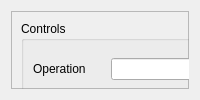
                  <widget class="QWidget" name="tab_dcdc1">
                   <attribute name="title">
                    <string>DCDC 1</string>
                   </attribute>
                   <layout class="QGridLayout" name="gridLayout_11">
                    <item row="0" column="0">
                     <widget class="QFrame" name="frame_9">
                      <property name="frameShape">
                       <enum>QFrame::StyledPanel</enum>
                      </property>
                      <property name="frameShadow">
                       <enum>QFrame::Raised</enum>
                      </property>
                      <widget class="QGroupBox" name="groupBox_warnings_1">
                       <property name="geometry">
                        <rect>
                         <x>260</x>
                         <y>218</y>
                         <width>131</width>
                         <height>93</height>
                        </rect>
                       </property>
                       <property name="title">
                        <string>Warnings</string>
                       </property>
                       <widget class="QTextEdit" name="textEdit_warnings_1">
                        <property name="geometry">
                         <rect>
                          <x>13</x>
                          <y>20</y>
                          <width>111</width>
                          <height>64</height>
                         </rect>
                        </property>
                        <property name="readOnly">
                         <bool>true</bool>
                        </property>
                       </widget>
                      </widget>
                      <widget class="QGroupBox" name="groupBox_measures">
                       <property name="geometry">
                        <rect>
                         <x>397</x>
                         <y>10</y>
                         <width>271</width>
                         <height>301</height>
                        </rect>
                       </property>
                       <property name="title">
                        <string>Measurements</string>
                       </property>
                       <widget class="QTextEdit" name="textEdit_measures_1">
                        <property name="geometry">
                         <rect>
                          <x>10</x>
                          <y>20</y>
                          <width>251</width>
                          <height>271</height>
                         </rect>
                        </property>
                        <property name="font">
                         <font>
                          <pointsize>9</pointsize>
                          <weight>75</weight>
                          <bold>true</bold>
                         </font>
                        </property>
                        <property name="readOnly">
                         <bool>true</bool>
                        </property>
                       </widget>
                      </widget>
                      <widget class="QGroupBox" name="groupBox_errors2">
                       <property name="geometry">
                        <rect>
                         <x>260</x>
                         <y>114</y>
                         <width>131</width>
                         <height>98</height>
                        </rect>
                       </property>
                       <property name="title">
                        <string>Errors 2</string>
                       </property>
                       <widget class="QTextEdit" name="textEdit_errors2_1">
                        <property name="geometry">
                         <rect>
                          <x>13</x>
                          <y>20</y>
                          <width>111</width>
                          <height>64</height>
                         </rect>
                        </property>
                        <property name="readOnly">
                         <bool>true</bool>
                        </property>
                       </widget>
                      </widget>
                      <widget class="QGroupBox" name="groupBox_errors1">
                       <property name="geometry">
                        <rect>
                         <x>260</x>
                         <y>10</y>
                         <width>131</width>
                         <height>98</height>
                        </rect>
                       </property>
                       <property name="title">
                        <string>Errors 1</string>
                       </property>
                       <widget class="QTextEdit" name="textEdit_errors1_1">
                        <property name="geometry">
                         <rect>
                          <x>13</x>
                          <y>20</y>
                          <width>111</width>
                          <height>64</height>
                         </rect>
                        </property>
                        <property name="readOnly">
                         <bool>true</bool>
                        </property>
                       </widget>
                      </widget>
                      <widget class="QGroupBox" name="groupBox_control">
                       <property name="geometry">
                        <rect>
                         <x>10</x>
                         <y>10</y>
                         <width>241</width>
                         <height>301</height>
                        </rect>
                       </property>
                       <property name="title">
                        <string>Controls</string>
                       </property>
                       <layout class="QGridLayout" name="gridLayout_18">
                        <item row="0" column="0">
                         <widget class="QLabel" name="label_op_mode">
                          <property name="text">
                           <string>Operation</string>
                          </property>
                         </widget>
                        </item>
                        <item row="0" column="1">
                         <widget class="QLineEdit" name="lineEdit_op_mode_1">
                          <property name="readOnly">
                           <bool>true</bool>
                          </property>
                         </widget>
                        </item>
                        <item row="1" column="0">
                         <widget class="QLabel" name="label_con_mode">
                          <property name="text">
                           <string>Mode</string>
                          </property>
                         </widget>
                        </item>
                        <item row="1" column="1">
                         <widget class="QLineEdit" name="lineEdit_con_mode_1">
                          <property name="readOnly">
                           <bool>true</bool>
                          </property>
                         </widget>
                        </item>
                        <item row="2" column="0">
                         <widget class="QLabel" name="label_con_type">
                          <property name="text">
                           <string>Type</string>
                          </property>
                         </widget>
                        </item>
                        <item row="2" column="1">
                         <widget class="QLineEdit" name="lineEdit_con_type_1">
                          <property name="readOnly">
                           <bool>true</bool>
                          </property>
                         </widget>
                        </item>
                        <item row="3" column="0">
                         <widget class="QLabel" name="label_setpoint">
                          <property name="text">
                           <string>Set Point</string>
                          </property>
                         </widget>
                        </item>
                        <item row="3" column="1">
                         <widget class="QLineEdit" name="lineEdit_setpoint_1">
                          <property name="readOnly">
                           <bool>true</bool>
                          </property>
                         </widget>
                        </item>
                        <item row="4" column="0">
                         <widget class="QLabel" name="label_limit_type">
                          <property name="text">
                           <string>Limit Type</string>
                          </property>
                         </widget>
                        </item>
                        <item row="4" column="1">
                         <widget class="QLineEdit" name="lineEdit_limit_type_1">
                          <property name="readOnly">
                           <bool>true</bool>
                          </property>
                         </widget>
                        </item>
                        <item row="5" column="0">
                         <widget class="QLabel" name="label_cur_limit">
                          <property name="text">
                           <string>Current Limit</string>
                          </property>
                         </widget>
                        </item>
                        <item row="5" column="1">
                         <widget class="QLineEdit" name="lineEdit_cur_limit_1">
                          <property name="readOnly">
                           <bool>true</bool>
                          </property>
                         </widget>
                        </item>
                        <item row="6" column="0">
                         <widget class="QLabel" name="label_clamp_status">
                          <property name="text">
                           <string>Clamp Status</string>
                          </property>
                         </widget>
                        </item>
                        <item row="6" column="1">
                         <widget class="QLineEdit" name="lineEdit_clamp_status_1">
                          <property name="readOnly">
                           <bool>true</bool>
                          </property>
                         </widget>
                        </item>
                       </layout>
                      </widget>
                     </widget>
                    </item>
                   </layout>
                  </widget>
